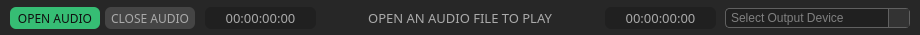
    <widget class="QFrame" name="audio_frame">
     <property name="geometry">
      <rect>
       <x>40</x>
       <y>425</y>
       <width>920</width>
       <height>35</height>
      </rect>
     </property>
     <property name="styleSheet">
      <string notr="true">background: #272727;
border-radius: 10</string>
     </property>
     <property name="frameShape">
      <enum>QFrame::StyledPanel</enum>
     </property>
     <property name="frameShadow">
      <enum>QFrame::Raised</enum>
     </property>
     <widget class="QPushButton" name="audio_close_button">
      <property name="enabled">
       <bool>true</bool>
      </property>
      <property name="geometry">
       <rect>
        <x>105</x>
        <y>7</y>
        <width>90</width>
        <height>22</height>
       </rect>
      </property>
      <property name="font">
       <font>
        <family>IBM Plex Sans Medium</family>
        <pointsize>9</pointsize>
        <weight>50</weight>
        <italic>false</italic>
        <bold>false</bold>
       </font>
      </property>
      <property name="styleSheet">
       <string notr="true">QPushButton {
        background-color: #454545;
        color: #AAAAAA;
        border: none;
        border-radius: 6px;
    }
    QPushButton:hover {
        background-color: #225e3f;
    }
    QPushButton:pressed {
        background-color: #888888;
        border-style: inset;
    }

QPushButton:disabled {
        background-color: #353535;
        color: #202020;
    }


</string>
      </property>
      <property name="text">
       <string>CLOSE AUDIO</string>
      </property>
     </widget>
     <widget class="QPushButton" name="audio_open_button">
      <property name="enabled">
       <bool>true</bool>
      </property>
      <property name="geometry">
       <rect>
        <x>10</x>
        <y>7</y>
        <width>90</width>
        <height>22</height>
       </rect>
      </property>
      <property name="font">
       <font>
        <family>IBM Plex Sans Medium</family>
        <pointsize>9</pointsize>
        <weight>50</weight>
        <italic>false</italic>
        <bold>false</bold>
       </font>
      </property>
      <property name="styleSheet">
       <string notr="true">QPushButton {
        background-color: #36BD74;
        color: #101010;
        border: none;
        border-radius: 6px;
    }
    QPushButton:hover {
        background-color: #225e3f;
    }
    QPushButton:pressed {
        background-color: #888888;
        border-style: inset;
    }

QPushButton:disabled {
        background-color: #353535;
        color: #202020;
    }

</string>
      </property>
      <property name="text">
       <string>OPEN AUDIO</string>
      </property>
     </widget>
     <widget class="QLabel" name="audio_label">
      <property name="enabled">
       <bool>true</bool>
      </property>
      <property name="geometry">
       <rect>
        <x>200</x>
        <y>7</y>
        <width>520</width>
        <height>22</height>
       </rect>
      </property>
      <property name="font">
       <font>
        <family>IBM Plex Sans ExtraLight</family>
        <pointsize>10</pointsize>
       </font>
      </property>
      <property name="styleSheet">
       <string notr="true">
QLabel {
        color: #AAAAAA;
    }
QLabel:disabled {
        color: #555555;
    }
</string>
      </property>
      <property name="text">
       <string>OPEN AN AUDIO FILE TO PLAY</string>
      </property>
      <property name="alignment">
       <set>Qt::AlignCenter</set>
      </property>
     </widget>
     <widget class="QComboBox" name="audio_output_combo_box">
      <property name="enabled">
       <bool>true</bool>
      </property>
      <property name="geometry">
       <rect>
        <x>725</x>
        <y>8</y>
        <width>185</width>
        <height>20</height>
       </rect>
      </property>
      <property name="styleSheet">
       <string notr="true">QComboBox {
    background-color: #202020;
    color: grey;
    border: 1px solid #606060;
    border-radius: 4px;
    padding: 2px;
	padding-left:5px;
}

QComboBox::drop-down {
    subcontrol-origin: padding;
    subcontrol-position: top right;
    width: 20px;
    border-left-width: 1px;
    border-left-color: #606060;
    border-left-style: solid;
    background: #333333;
}

QComboBox::drop-down::hover {
    background: #404040;
}

QComboBox::drop-down::pressed {
    background: #505050;
}


QComboBox::down-arrow {
    image: url(C:/Users/Eduardo Rodriguez/Desktop/PythonTimeCode/img/arrow2.png);
    width: 10px;
}

QComboBox QAbstractItemView {
	border-radius:0;
    border-bottom-right-radius: 2px;
    border-bottom-left-radius: 2px;
    background: #303030;
    border: 1px solid #404040;
    padding: 4px 4px 4px 4px;
    color: grey;
}

QComboBox:disabled  {
    background-color:  transparent;
    color: #505050;
    border: 1px solid #404040;
    border-radius: 4px;
    padding: 2px;
	padding-left:5px;
}

QComboBox::drop-down::disabled  {
    background-color:  transparent;
    color: grey;
    border: 0px solid #404040;
    border-radius: 4px;
    padding: 2px;
}

QComboBox::down-arrow::disabled {
    image: none;
    width: 10px;
}

</string>
      </property>
      <item>
       <property name="text">
        <string>Select Output Device</string>
       </property>
      </item>
     </widget>
     <widget class="QLabel" name="remaning_tc">
      <property name="geometry">
       <rect>
        <x>605</x>
        <y>7</y>
        <width>111</width>
        <height>22</height>
       </rect>
      </property>
      <property name="font">
       <font>
        <family>IBM Plex Sans ExtraLight</family>
        <pointsize>10</pointsize>
        <italic>false</italic>
       </font>
      </property>
      <property name="styleSheet">
       <string notr="true">color: #AAAAAA;
background-color: #202020;
        border-radius: 6px;</string>
      </property>
      <property name="frameShadow">
       <enum>QFrame::Plain</enum>
      </property>
      <property name="text">
       <string>00:00:00:00</string>
      </property>
      <property name="textFormat">
       <enum>Qt::PlainText</enum>
      </property>
      <property name="alignment">
       <set>Qt::AlignCenter</set>
      </property>
     </widget>
     <widget class="QLabel" name="elapsed_tc">
      <property name="geometry">
       <rect>
        <x>205</x>
        <y>7</y>
        <width>111</width>
        <height>22</height>
       </rect>
      </property>
      <property name="font">
       <font>
        <family>IBM Plex Sans ExtraLight</family>
        <pointsize>10</pointsize>
        <italic>false</italic>
       </font>
      </property>
      <property name="styleSheet">
       <string notr="true">color: #AAAAAA;
background-color: #202020;
        border-radius: 6px;</string>
      </property>
      <property name="frameShadow">
       <enum>QFrame::Plain</enum>
      </property>
      <property name="text">
       <string>00:00:00:00</string>
      </property>
      <property name="textFormat">
       <enum>Qt::PlainText</enum>
      </property>
      <property name="alignment">
       <set>Qt::AlignCenter</set>
      </property>
     </widget>
    </widget>
